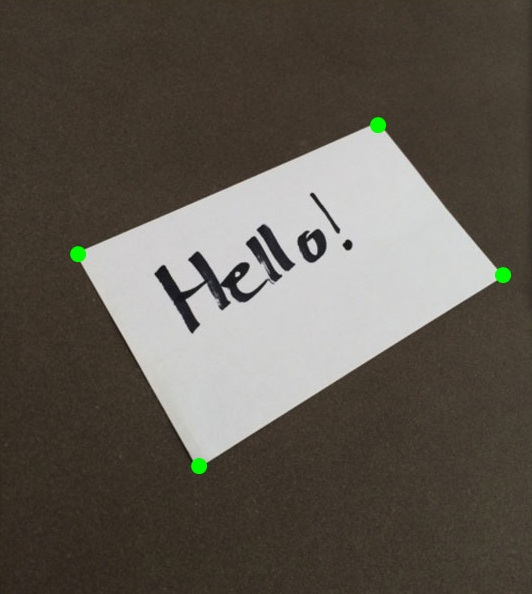
#> input picture resources/wrap.jpg, 532 x 594 px
$ python 16_chapter.py
#> lines starting #> are read from the running program, lines starting #| are printed output that depends on the picture; after the words box and inside, x2 and y2 are one past the last pixel; in counts of white or black regions, pixels touching at a corner belong together
import cv2 as cv
import numpy as np
from cv2 import imshow

# img = cv.imread('resources/moeez.jpg')
# sliders
def slider():
    pass
path = "resources/wrap.jpg"
cv.namedWindow("Bars")
cv.resizeWindow("Bars", 640,300)
cv.createTrackbar("Hue_min", "Bars", 0, 179, slider)
#> slider 'Hue_min' is set to 35
cv.createTrackbar("Hue_max", "Bars", 179, 179, slider)
cv.createTrackbar("sat_min", "Bars", 0, 255, slider)
#> slider 'sat_min' is set to 51
cv.createTrackbar("sat_max", "Bars", 255,255, slider)
cv.createTrackbar("val_min", "Bars", 0,255, slider)
#> slider 'val_min' is set to 51
cv.createTrackbar("val_max", "Bars", 255, 255, slider)

img = cv.imread(path)
#> img is the input picture: shape (594, 532, 3); mean B, G, R 80.8, 89.2, 95.2
hsv_img = cv.cvtColor(img, cv.COLOR_BGR2HSV)
#> hsv_img: shape (594, 532, 3); mean H, S, V 22, 59.8, 96


# Hue_min = cv.getTrackbarPos("Hue_min", "Bars")
# print(Hue_min)

while True:
    img = cv.imread(path)
    hsv_img = cv.cvtColor(img, cv.COLOR_BGR2HSV)
    Hue_min = cv.getTrackbarPos("Hue_min", "Bars")
    Hue_max = cv.getTrackbarPos("Hue_max", "Bars")
    sat_min = cv.getTrackbarPos("sat_min", "Bars")
    sat_max = cv.getTrackbarPos("sat_max", "Bars")
    val_min = cv.getTrackbarPos("val_min", "Bars")
    val_max = cv.getTrackbarPos("val_max", "Bars")
    print(Hue_min,Hue_max,sat_min,sat_max,val_min,val_max)
#    lower array
    lower = np.array([Hue_min, sat_min, val_min])
    upper = np.array([Hue_max, sat_max, val_max])
    mask_img = cv.inRange(hsv_img, lower, upper)
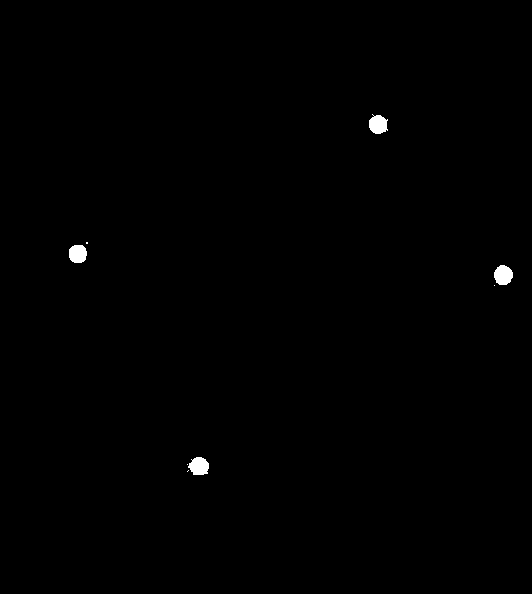
#> mask_img: shape (594, 532); 0.36% white; 8 white regions (4 under 20 px), largest, box (x1, y1, x2, y2) and area: (494, 265, 513, 285) 296, (188, 457, 209, 475) 289, (369, 114, 388, 134) 284, (69, 245, 87, 263) 275
    out_img = cv.bitwise_and(img,img,  mask =mask_img)
    cv.imshow("Original", img)
    cv.imshow("HSV", hsv_img)
    cv.imshow("mask", mask_img)
    cv.imshow("out", out_img)
    if cv.waitKey(1) & 0xFF == ord('q'):
#> (key q is pressed here)
        break
cv.destroyAllWindows()
